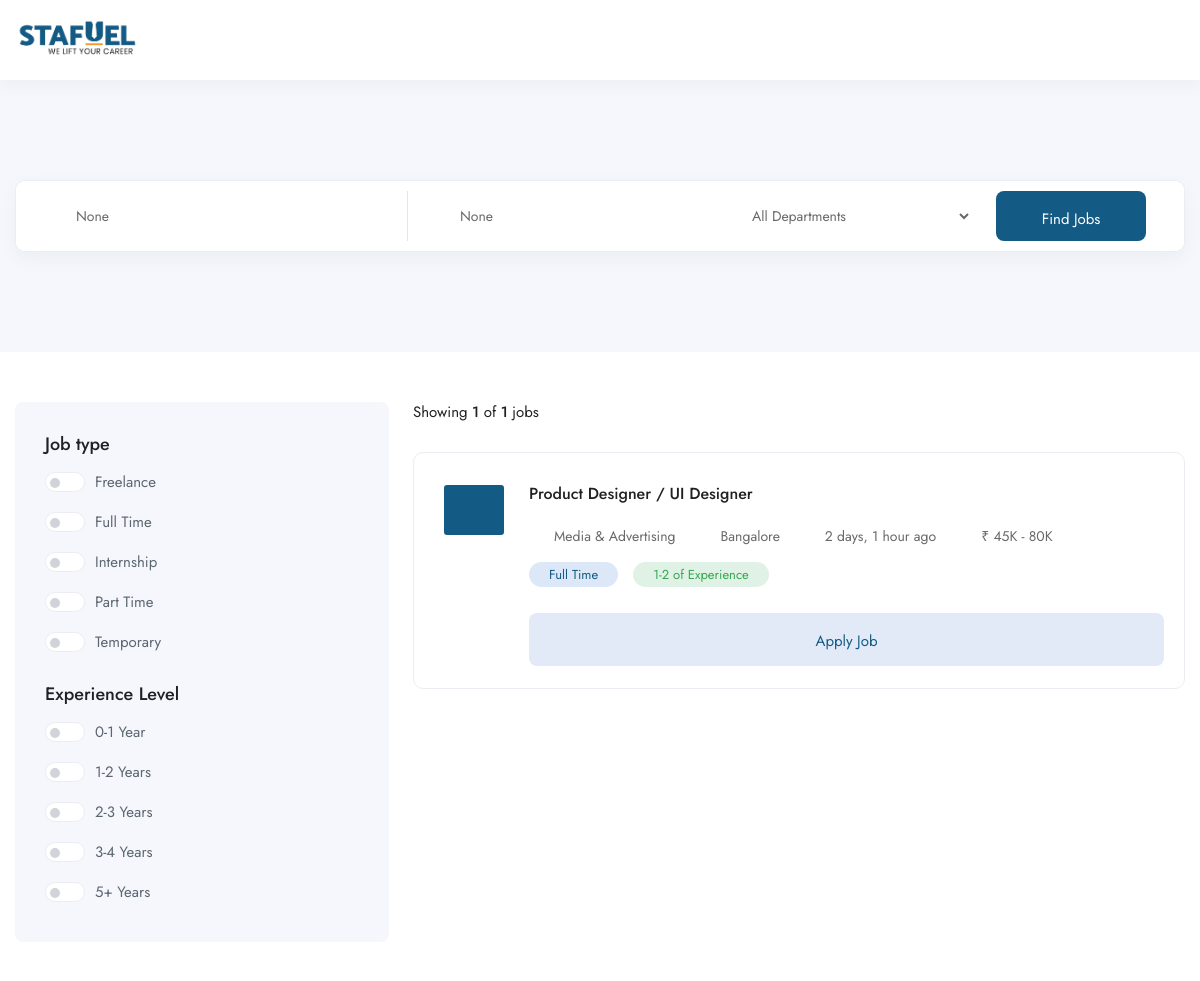
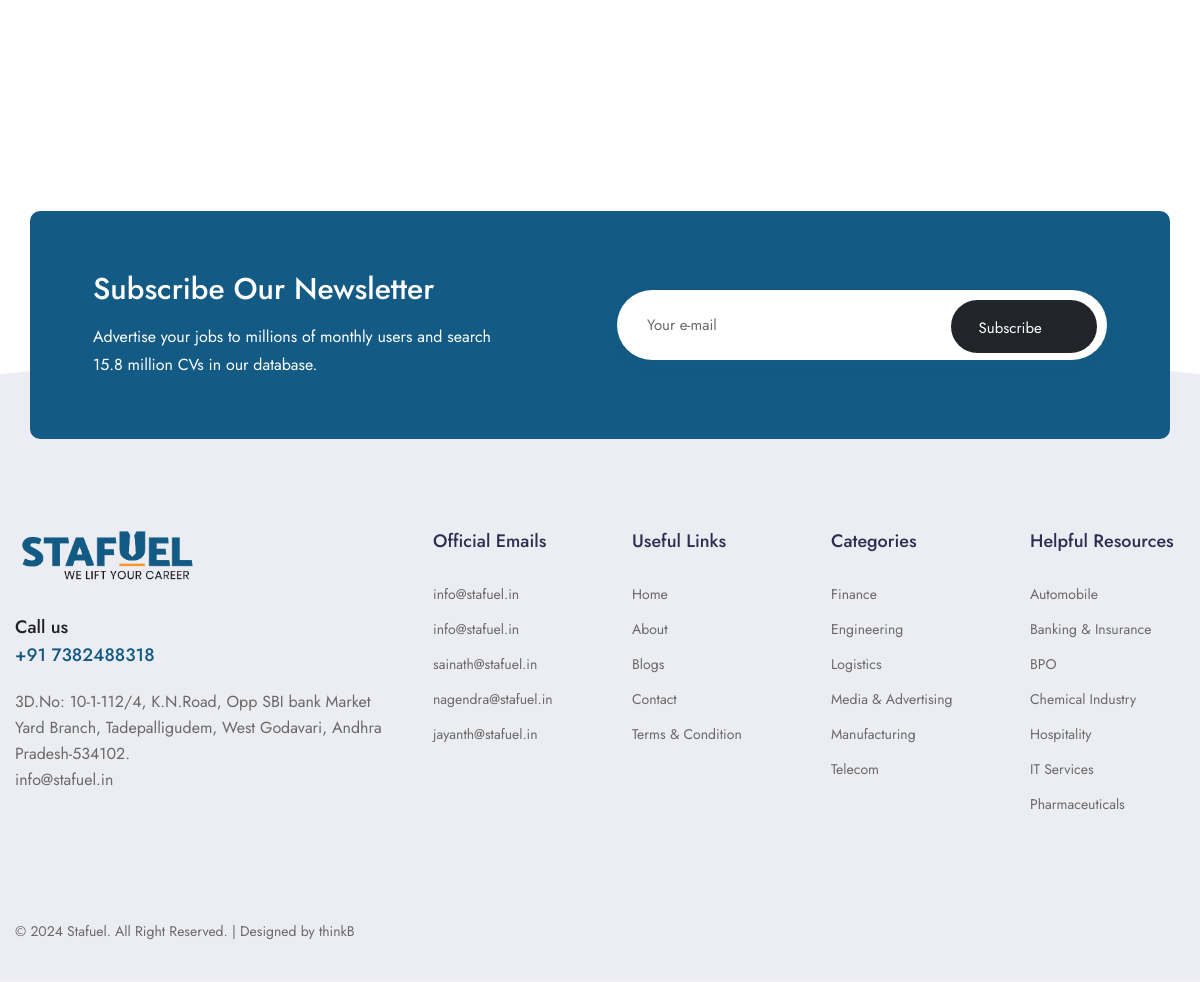
Page /jobs on the committed database (2 pictures, top to bottom).
### core/models.py (models this page shows, shortened)
class Job(models.Model):
    JOB_TYPE_CHOICES = [
        ('Full Time', 'Full Time'),
        ('Part Time', 'Part Time'),
        ('Internship', 'Internship'),
        ('Freelance', 'Freelance'),
    ]
    EXPERIENCE_CHOICES = [
        ('0-1', '0-1 years'),
        ('1-2', '1-2 years'),
        ('2-3', '2-3 years'),
        ('3-4', '3-4 years'),
        ('4-5', '4-5 years'),
        ('5+', '5+ years'),
    ]
    STATUS_CHOICES = [
        ('active', 'Active'),
        ('inactive', 'Inactive'),
    ]
    title = models.CharField(max_length=255)
    department = models.ForeignKey(Department, on_delete=models.CASCADE)
    location = models.CharField(max_length=255)
    created_at = models.DateTimeField(auto_now_add=True)
    updated_at = models.DateTimeField(auto_now=True)
    salary = models.CharField(max_length=255)
    job_type = models.CharField(max_length=15, choices=JOB_TYPE_CHOICES, default='full time')
    experience = models.CharField(max_length=3, choices=EXPERIENCE_CHOICES)
    job_description = models.TextField()
    skills_required = RichTextField()
    slug = models.SlugField(unique=True, blank=True)
    status = models.CharField(max_length=15, choices=STATUS_CHOICES, default='active')

class Department(models.Model):
    STATUS_CHOICES = [
        ('active', 'Active'),
        ('inactive', 'Inactive'),
    ]
    name = models.CharField(max_length=100)
    icon = models.CharField(max_length=60)
    created_at = models.DateTimeField(auto_now_add=True)
    openings = models.IntegerField()
    slug = models.SlugField(unique=True, blank=True)
    status = models.CharField(max_length=8, choices=STATUS_CHOICES, default='active')

### website/views.py (the view)
# urls.py: path('jobs', jobs, name='jobs'),
def jobs(request):
    jobs = Job.objects.all()
    departments = Department.objects.all()
    query = request.GET.get('q')
    location = request.GET.get('location')
    department_id = request.GET.get('department')
    if query:
        jobs = jobs.filter(title__icontains=query)
    if location:
        jobs = jobs.filter(location__icontains=location)
    if department_id:
        jobs = jobs.filter(department_id=department_id)
    context = {
        'jobs': jobs,
        'departments': departments,
        'query': query,
        'location': location,
        'department_id': department_id,
    }
    return render(request, 'frontend/jobs.html', context)

### templates/frontend/jobs.html (shortened to what this page needs)
{% extends 'frontend/base.html' %}
{% load static %}
{% block head %}
<link rel="stylesheet" href="https://code.jquery.com/ui/1.12.1/themes/base/jquery-ui.css">
{% endblock head %}
{% block content %}
    <section class="page-title style-two">
        <div class="auto-container">
            <div class="job-search-form">
                <form id="job-filter-form" method="get" action="#">
                    <div class="row">
                        <div class="form-group col-lg-4 col-md-12 col-sm-12">
                            <span class="icon flaticon-search-1"></span>
                            <input type="text" name="q" placeholder="Job title, keywords, or company" value="{{ query }}">
                        </div>
                        <div class="form-group col-lg-3 col-md-12 col-sm-12 location">
                            <span class="icon flaticon-map-locator"></span>
                            <input type="text" name="location" placeholder="City or postcode" value="{{ location }}">
                        </div>
                        <div class="form-group col-lg-3 col-md-12 col-sm-12 location">
                            <span class="icon flaticon-briefcase"></span>
                            <select class="chosen-select" name="department">
                                <option value="">All Departments</option>
                            </select>
                        </div>
                        <div class="form-group col-lg-2 col-md-12 col-sm-12 text-right">
                            <button type="submit" class="theme-btn btn-style-one">Find Jobs</button>
                        </div>
                    </div>
                </form>
            </div>
        </div>
    </section>
    <section class="ls-section">
        <div class="auto-container">
            <div class="row">
                <div class="filters-column col-lg-4 col-md-12 col-sm-12">
                    <div class="inner-column">
                        <div class="filters-outer">
                            <div class="switchbox-outer">
                                <h4>Job type</h4>
                                <ul class="switchbox">
                                    <li>
                                        <label class="switch">
                                            <span class="slider round"></span>
                                            <span class="title">Freelance</span>
                                        </label>
                                    </li>
                                    <li>
                                        <label class="switch">
                                            <span class="slider round"></span>
                                            <span class="title">Full Time</span>
                                        </label>
                                    </li>
                                    <li>
                                        <label class="switch">
                                            <span class="slider round"></span>
                                            <span class="title">Internship</span>
                                        </label>
                                    </li>
                                    <li>
                                        <label class="switch">
                                            <span class="slider round"></span>
                                            <span class="title">Part Time</span>
                                        </label>
                                    </li>
                                    <li>
                                        <label class="switch">
                                            <span class="slider round"></span>
                                            <span class="title">Temporary</span>
                                        </label>
                                    </li>
                                </ul>
                            </div>
                            <div class="checkbox-outer">
                                <h4>Experience Level</h4>
                                <ul class="switchbox">
                                    <li>
                                        <label class="switch">
                                            <span class="slider round"></span>
                                            <span class="title">0-1 Year</span>
                                        </label>
                                    </li>
                                    <li>
                                        <label class="switch">
                                            <span class="slider round"></span>
                                            <span class="title">1-2 Years</span>
                                        </label>
                                    </li>
                                    <li>
                                        <label class="switch">
                                            <span class="slider round"></span>
                                            <span class="title">2-3 Years</span>
                                        </label>
                                    </li>
                                    <li>
                                        <label class="switch">
                                            <span class="slider round"></span>
                                            <span class="title">3-4 Years</span>
                                        </label>
                                    </li>
                                    <li>
                                        <label class="switch">
                                            <span class="slider round"></span>
                                            <span class="title">5+ Years</span>
                                        </label>
                                    </li>
                                </ul>
                            </div>
                        </div>
                    </div>
                </div>
                <div class="content-column col-lg-8 col-md-12 col-sm-12">
                    <div class="ls-outer">
                        <div class="ls-switcher">
                            <div class="showing-result">
                                <div class="text">Showing <strong id="job-count">{{ jobs.count }}</strong> of <strong>{{ jobs.count }}</strong> jobs</div>
                            </div>
                        </div>
                        <div id="job-list">
                            {% include 'frontend/include/job_list.html' %}
                        </div>
                    </div>
                </div>
            </div>
        </div>
    </section>
{% endblock content %}

### templates/frontend/include/job_list.html
{% load static %}
{% for job in jobs %}
<div class="job-block">
    <div class="inner-box">
        <div class="content">
            <span class="company-logo">
                <span class="flaticon-briefcase"></span>
            </span>
            <h4><a href="#">{{ job.title }}</a></h4>
            <ul class="job-info">
                <li><span class="icon flaticon-briefcase"></span> {{ job.department.name }}</li>
                <li><span class="icon flaticon-map-locator"></span> {{ job.location }}</li>
                <li><span class="icon flaticon-clock-3"></span> {{ job.created_at|timesince }} ago</li>
                <li><span class="icon flaticon-money"></span> &#x20b9; {{ job.salary }}</li>
            </ul>
            <ul class="job-other-info">
                <li class="time">{{ job.job_type }}</li>
                <li class="privacy">{{ job.experience }} of Experience</li>
            </ul>
            <div class="mt-3">
                <a href="#" class="theme-btn btn-style-three d-flex">Apply Job</a>
            </div>
        </div>
    </div>
</div>
{% empty %}
<div style="width: 100%;" class="empty_view d-flex justify-content-center align-items-center {% if jobs %}d-none{% endif %}">
    <img style="width: 50%;" src="{% static 'images/empty.jpg' %}" alt="">
    <h4>No Jobs Found</h4>
</div>
{% endfor %}

### static/frontend/css/responsive.css (style rules this page uses)
@media only screen and (max-width: 1600px) { .job-search-form { min-width: auto; } }
@media only screen and (max-width: 1600px) { .job-search-form form { padding: 15px 15px; border-radius: 10px; } }
@media only screen and (max-width: 1366px) { .job-search-form { min-width: 600px; } }
@media only screen and (max-width: 1366px) { .job-search-form form { padding: 10px 20px; padding-left: 20px; } }
@media only screen and (max-width: 1366px) { .job-search-form .form-group .icon { font-size: 20px; } }
@media only screen and (max-width: 1366px) { .job-search-form .form-group .theme-btn { display: inline-block; width: auto; min-width: 150px; } }
@media only screen and (max-width: 1366px) { .job-search-form .ui-selectmenu-button.ui-button, .job-search-form .form-group input, .job-search-form .form-group select, .job-search-form .form-group textarea { height: 50px; line-height: 20px; font-size: 14px; padding-left: 40px; } }
@media only screen and (max-width: 1366px) { .job-search-form .form-group .theme-btn { height: 50px; } }
@media only screen and (max-width: 1366px) { .job-block h4 { font-size: 16px; } }
@media only screen and (max-width: 1366px) { .job-search-form .form-group:last-child { text-align: left !important; } }

### static/frontend/css/mmenu.css (style rules this page uses)
:root { --mm-line-height:20px;--mm-listitem-size:44px;--mm-navbar-size:44px;--mm-offset-top:0;--mm-offset-right:0;--mm-offset-bottom:0;--mm-offset-left:0;--mm-color-border:rgba(0, 0, 0, 0.1);--mm-color-button:rgba(0, 0, 0, 0.3);--mm-color-text:rgba(0, 0, 0, 0.75);--mm-color-text-dimmed:rgba(0, 0, 0, 0.3);--mm-color-background:#f3f3f3;--mm-color-background-highlight:rgba(0, 0, 0, 0.05);--mm-color-background-emphasis:rgba(255, 255, 255, 0.4);--mm-shadow:0 0 10px rgba(0, 0, 0, 0.3) }
:root { --mm-iconbar-size:50px }
:root { --mm-iconpanel-size:50px }
:root { --mm-sidebar-collapsed-size:50px;--mm-sidebar-expanded-size:440px }

### rows in the picture
Job: title "Product Designer / UI Designer", department.name "Media & Advertising", location "Bangalore", created_at "2 days, 1 hour", salary "45K - 80K", job_type "Full Time", experience "1-2"

### other values in the picture
{{ jobs.count }} "1"
